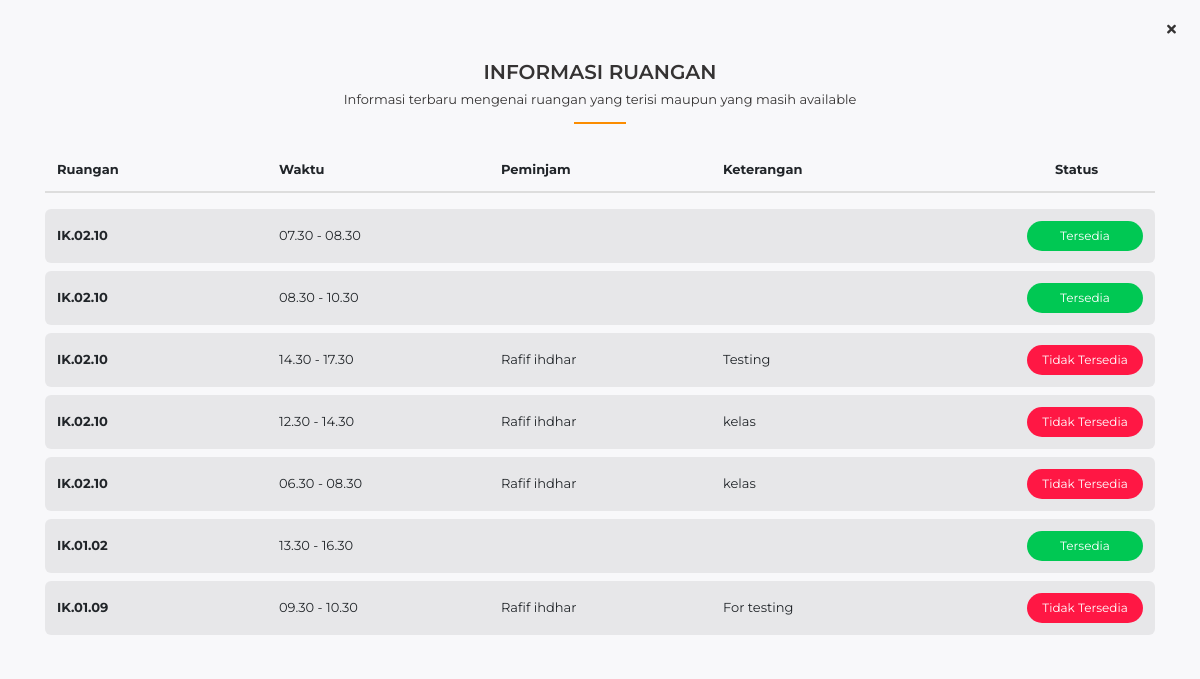
The page /index.php/main/schedule on the database as committed earlier.
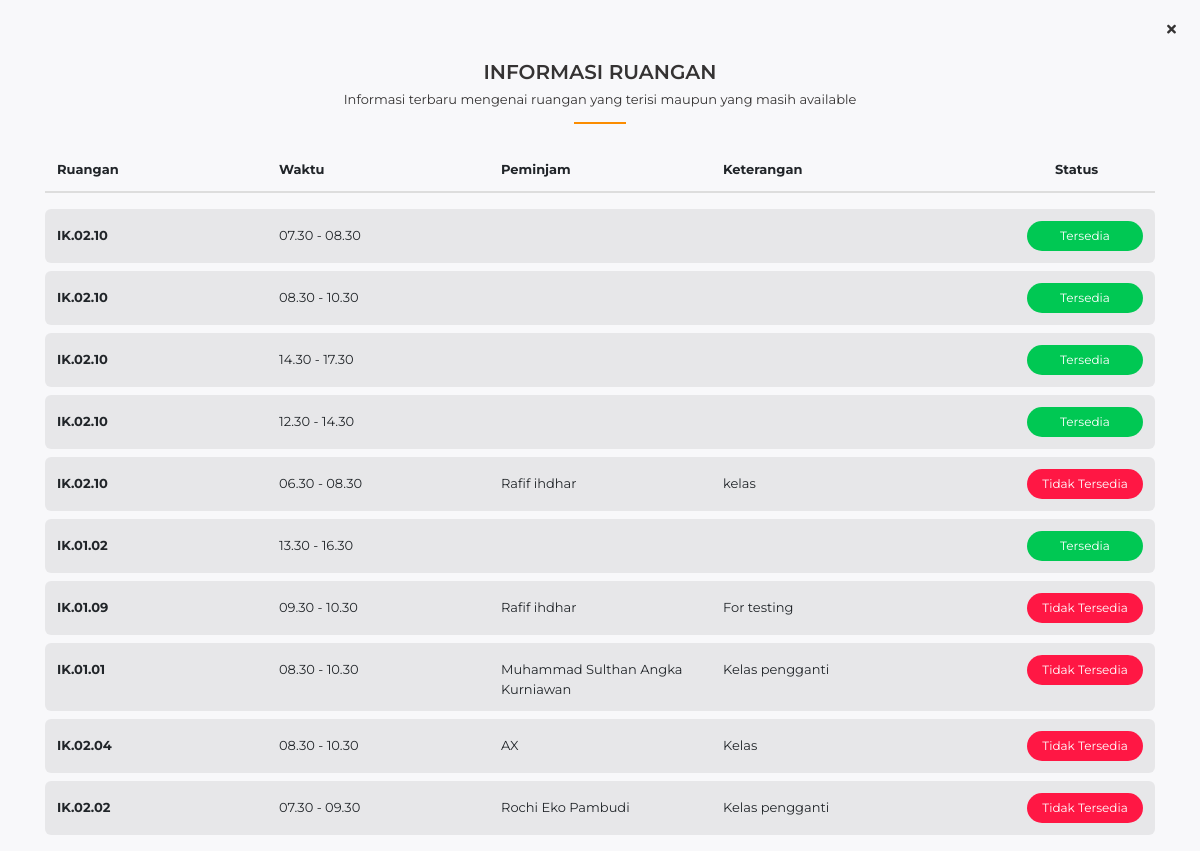
The same page on the database as committed later.
### tables this page shows
CREATE TABLE `booking` (
  `id` varchar(64) NOT NULL,
  `id_peminjam` varchar(64) NOT NULL,
  `id_ruangan` varchar(64) NOT NULL,
  `date` date NOT NULL,
  `date_declined` date NOT NULL,
  `time` varchar(100) NOT NULL,
  `keterangan` varchar(255) NOT NULL,
  `status` varchar(50) NOT NULL,
  `date_created` datetime NOT NULL DEFAULT current_timestamp()
);

CREATE TABLE `ruangan` (
  `id` varchar(64) NOT NULL,
  `id_kategori` varchar(64) NOT NULL,
  `ruangan` varchar(255) NOT NULL,
  `akses` varchar(100) NOT NULL,
  `kapasitas` int(5) NOT NULL,
  `images` varchar(255) NOT NULL,
  `date` datetime NOT NULL DEFAULT current_timestamp()
);

CREATE TABLE `user` (
  `id` varchar(64) NOT NULL,
  `username` varchar(255) NOT NULL,
  `name` varchar(255) NOT NULL,
  `no_telp` varchar(15) NOT NULL,
  `nim` varchar(11) NOT NULL,
  `nip` int(11) NOT NULL,
  `koordinator` varchar(1) NOT NULL,
  `dosen_wali` varchar(10) NOT NULL,
  `prodi` varchar(64) NOT NULL,
  `kode_dosen` varchar(64) NOT NULL,
  `email` varchar(255) NOT NULL,
  `alamat` varchar(255) NOT NULL,
  `images` varchar(255) NOT NULL,
  `password` varchar(255) NOT NULL,
  `salt` varchar(255) NOT NULL,
  `role_id` int(11) NOT NULL,
  `is_active` int(1) NOT NULL,
  `date_created` int(11) NOT NULL,
  `status` varchar(7) NOT NULL DEFAULT 'offline'
);

### application/controllers/Main.php (called while the page is built, shortened)
<?php
class Main extends CI_Controller
{
  public function __construct()
  {
    $this->load->model('main_model');
    $this->load->model('user_model');
    $this->load->library('upload');
    $this->load->library('pagination');
  }
  public function schedule()
  {
    $data['dt_schedule'] = $this->main_model->getDtBookingSchedule();
    $this->load->view('main/schedule', $data);
  }
}

### index.php (called while the page is built, shortened)
<?php
require_once BASEPATH.'core/CodeIgniter.php';

### application/models/Main_model.php (called while the page is built, shortened)
<?php
class Main_model extends CI_Model
{
  public function getDtBookingSchedule()
  {
    $query = "SELECT `ruangan`.`ruangan`,`user`.`name`,`booking`.`date`,`booking`.`time`,`booking`.`keterangan`,`booking`.`status`
    FROM booking JOIN ruangan ON `booking`.`id_ruangan` = `ruangan`.`id`
    JOIN user ON `booking`.`id_peminjam` = `user`.`id`";
    return $this->db->query($query)->result_array();
  }
}

### application/views/main/schedule.php (the view, shortened to what this page needs)
<!DOCTYPE html>
<html lang="en-id">
<head>
  <link rel="stylesheet" href="<?= base_url('assets/vendor/bootstrap-4.5.0-dist/css/bootstrap.min.css'); ?>">
  <link rel="stylesheet" href="<?= base_url('assets/vendor/fontawesome-free-5.13.0-web/css/all.min.css'); ?>">
  <link rel="stylesheet" href="<?= base_url('assets/vendor/owl-carousel/owl.carousel.css'); ?>">
  <link rel="stylesheet" href="<?= base_url('assets/css/style.css'); ?>">
  <link rel="stylesheet" href="https://cdnjs.cloudflare.com/ajax/libs/animate.css/4.0.0/animate.compat.css" />
</head>
<body>
  <div onclick="window.location.href='<?= base_url() ?>'" style="position:fixed;top:20px;right:24px;cursor:pointer;" title="Tutup Layar Penuh">
    <i class="fas fa-times fa"></i>
  </div>
  <div class="fik-jadwal-ruangan">
    <div class="container">
      <div class="fik-section-title text-center">
        <h3>INFORMASI RUANGAN</h3>
        <p>Informasi terbaru mengenai ruangan yang terisi maupun yang masih available</p>
      </div>
      <div class="owl-carousel owl-theme fik-carousel-schedule">
        <?php $start = 0; ?>
        <?php $xIteration = ceil(count($dt_schedule) / 10);
        $iteration = 0;
        while ($iteration < $xIteration) : ?>
          <div class="item">
            <div class="fik-custom-table">
              <table class="table">
                <thead>
                  <tr>
                    <th scope="col">Ruangan</th>
                    <th scope="col">Waktu</th>
                    <th scope="col">Peminjam</th>
                    <th scope="col">Keterangan</th>
                    <th scope="col">
                      <div style="margin-left: 110px;">Status</div>
                    </th>
                  </tr>
                </thead>
                <tbody>
                  <?php $no = 0;
                  $display = 10; ?>
                  <?php foreach (array_slice($dt_schedule, $start, $display) as $d) : ?>
                    <tr>
                      <?php if ($d['status'] == 'Diterima' or $d['status'] == 'Menunggu Acc') : ?>
                        <td><b><?= $d['ruangan'] ?></b></td>
                        <td><?= substr($d['time'], 0, 8) ?><?= substr($d['time'], -5) ?></td>
                        <td><?= $d['name'] ?></td>
                        <td><?= $d['keterangan'] ?></td>
                        <td class="status">
                          <div class="badge badge-danger badge-pill">Tidak Tersedia</div>
                        </td>
                      <?php elseif ($d['status'] == 'Ditolak') : ?>
                        <td><b><?= $d['ruangan'] ?></b></td>
                        <td><?= substr($d['time'], 0, 8) ?><?= substr($d['time'], -5) ?></td>
                        <td></td>
                        <td></td>
                        <td class="status">
                          <div class="badge badge-success badge-pill">Tersedia</div>
                        </td>
                      <?php endif; ?>
                      <?php $temp = $no++;
                      if ($temp == $display - 1) {
                        $start += $temp + 1;
                      }
                      ?>
                    </tr>
                  <?php
                  endforeach; ?>
                </tbody>
              </table>
            </div>
          </div>
          <?php $iteration++ ?>
        <?php endwhile; ?>
      </div>
    </div>
  </div>
</body>
</html>

### assets/css/style.css (style rules this page uses)
* { margin: 0; padding: 0 }
*, *::before, *::after { -webkit-box-sizing: inherit; box-sizing: inherit }
html { overflow-x: hidden; -webkit-box-sizing: border-box; box-sizing: border-box; -ms-text-size-adjust: 100%; -webkit-text-size-adjust: 100%; padding: 0 !important; margin: 0 !important; }
html { -ms-overflow-style: scrollbar; -webkit-tap-highlight-color: transparent }
body { font-family: 'Montserrat' !important; font-size: 13px; font-weight: normal; display: flex; overflow: hidden; flex-direction: column; min-height: 100vh; margin: 0 auto; padding: 60px 0 0 !important; cursor: default; cursor: default; color: #353333; background-color: #f8f8fa }
b, strong { font-weight: 700 }
h1, h2, h3, h4, h5, h6 { font-family: inherit; font-weight: 600; position: relative; margin: 0; padding: 0 }
h3 { font-size: 28px }
p { display: block; margin: 0; padding: 0 }
.badge { display: inline-block; padding: 1px 6px; font-size: 12px; font-weight: 400; line-height: unset; text-align: center; white-space: nowrap; vertical-align: baseline; border-radius: 5px; -webkit-transition: .25s ease; transition: .25s ease }
.badge.badge-pill { padding: 1px 8px; border-radius: 20px }
.btn-success, .badge-success { background-color: #00C853 !important }
.btn-danger, .badge-danger { background-color: #ff1744 !important }
.container, .fab, .fal, .far, .fas { position: relative }
.fik-section-title { position: relative; margin-bottom: 24px }
.fik-section-title::after { content: ' '; display: block; margin-top: 12px; border-bottom: 2px solid #FB8C00; width: 52px; position: relative; left: 50%; -webkit-transform: translateX(-50%); transform: translateX(-50%) }
.fik-section-title h3 { margin-bottom: 6px; font-size: 20px !important; }
.table thead th { border-top: 0; }
.fik-custom-table .table thead { display: block; width: 100% }
.fik-custom-table .table thead tr { border: 0; display: block; width: 100%; border-bottom: 2px solid #ddd }
.fik-custom-table .table thead tr th { border: 0 }
.fik-custom-table .table thead tr:after { clear: both; content: ' '; display: block }
.fik-custom-table .table tbody { display: block; width: 100%; margin-top: 16px }
.fik-custom-table .table tbody tr { display: block; width: 100%; background-color: rgba(0, 0, 0, 0.065); margin-top: 8px; border-radius: 6px }
.fik-custom-table .table tbody tr:after { clear: both; content: ' '; display: block }
.fik-custom-table .table tbody tr td { border: 0; margin-top: 5px }
.fik-custom-table .table tr td, .fik-custom-table .table tr th { width: 20%; float: left }
.fik-custom-table .table tr td.status, .fik-custom-table .table tr th.status { text-align: right; margin-top: 0 }
.fik-custom-table .table tr td.status .badge, .fik-custom-table .table tr th.status .badge { width: 116px; padding: 6px 12px }
.fik-section-title::after { content: ' '; display: block; border-bottom: 2px solid #FB8C00; width: 52px; position: relative; left: 50%; -webkit-transform: translateX(-50%); transform: translateX(-50%) }
.fik-section-title h3 { margin-bottom: 6px }

Rows that differ between the two databases and show on the page:
changed booking (number 3 of 10 on the later page): status "Menunggu Acc" → "Ditolak" (drawn)
changed booking (number 4 of 10 on the later page): status "Menunggu Acc" → "Ditolak" (drawn)
added booking: id_ruangan.ruangan "IK.01.01", time "08.30 -", time "10.30", user.name "Muhammad Sulthan Angka Kurniawan", keterangan "Kelas pengganti"
added booking: id_ruangan.ruangan "IK.02.04", time "08.30 -", time "10.30", user.name "AX", keterangan "Kelas"
added booking: id_ruangan.ruangan "IK.02.02", time "07.30 -", time "09.30", user.name "Rochi Eko Pambudi", keterangan "Kelas pengganti"
Other text that changed with them:
list line gone: "IK.02.10 14.30 - 17.30 Rafif ihdhar Testing Tidak Tersedia"
new list line: "IK.02.10 14.30 - 17.30 Tersedia"
list line gone: "IK.02.10 12.30 - 14.30 Rafif ihdhar kelas Tidak Tersedia"
new list line: "IK.02.10 12.30 - 14.30 Tersedia"
